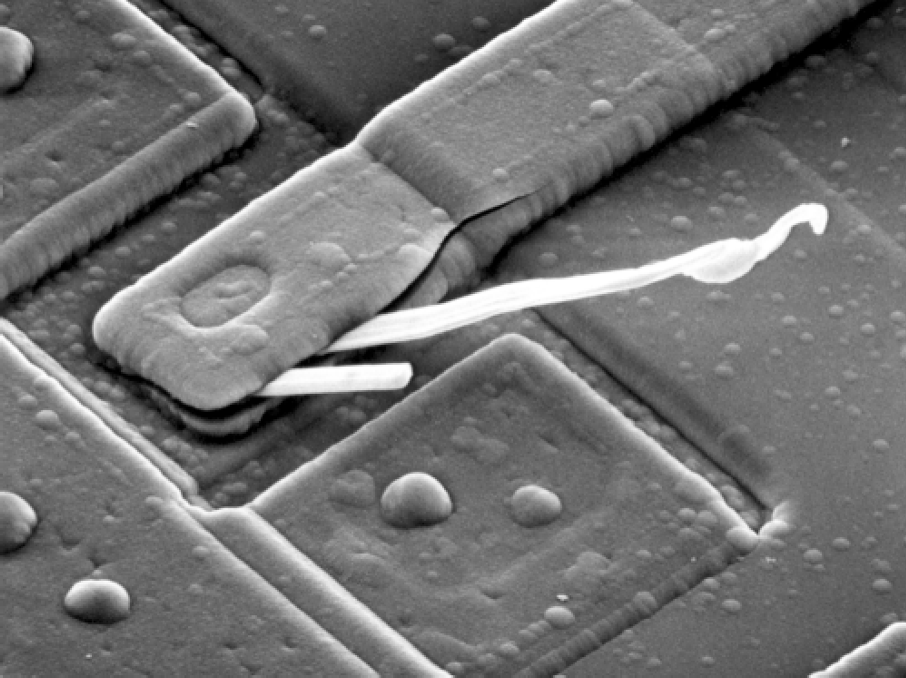
#> input picture CH04/input/Fig0429(a)(blown_ic).tif, 906 x 678 px
$ python fft2.py
#> lines starting #> are read from the running program, lines starting #| are printed output that depends on the picture
import skimage
from skimage import io, filters, color
import matplotlib.pyplot as plt
import numpy as np


FILE_NAME = "Fig0429(a)(blown_ic).tif"
INPUT_FILE = "input/"+FILE_NAME
OUTPUT_FILE = "output/"+FILE_NAME[:-4]+".png"

img = io.imread(INPUT_FILE)
#> img is the input picture: shape (678, 906); min 0, max 255, mean 112.6
img = skimage.img_as_float(img)

img2 = np.fft.fft2(img)
img2 = np.fft.fftshift(img2)
img2 = np.abs(img2)


img3 = np.log(1+img2)
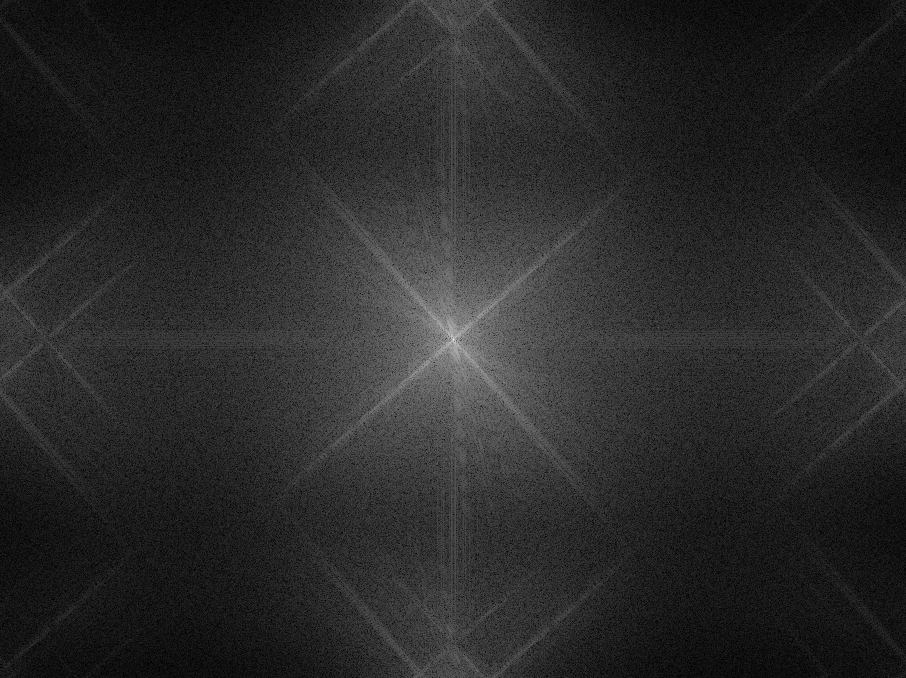
#> img3: shape (678, 906) float64; min 0.000196, max 12.51, mean 2.06; drawn with min black and max white
img3/=np.max(img3)


plt.figure(1)
plt.subplot(131)
plt.imshow(img, cmap="gray")
plt.subplot(132)
plt.imshow(img2, cmap="gray")
plt.subplot(133)
plt.imshow(img3, cmap="gray")

plt.show()
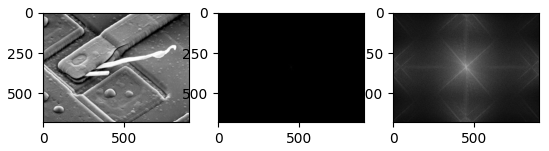
#> figure drawn by matplotlib, 3 panels

io.imsave(OUTPUT_FILE,img3)
